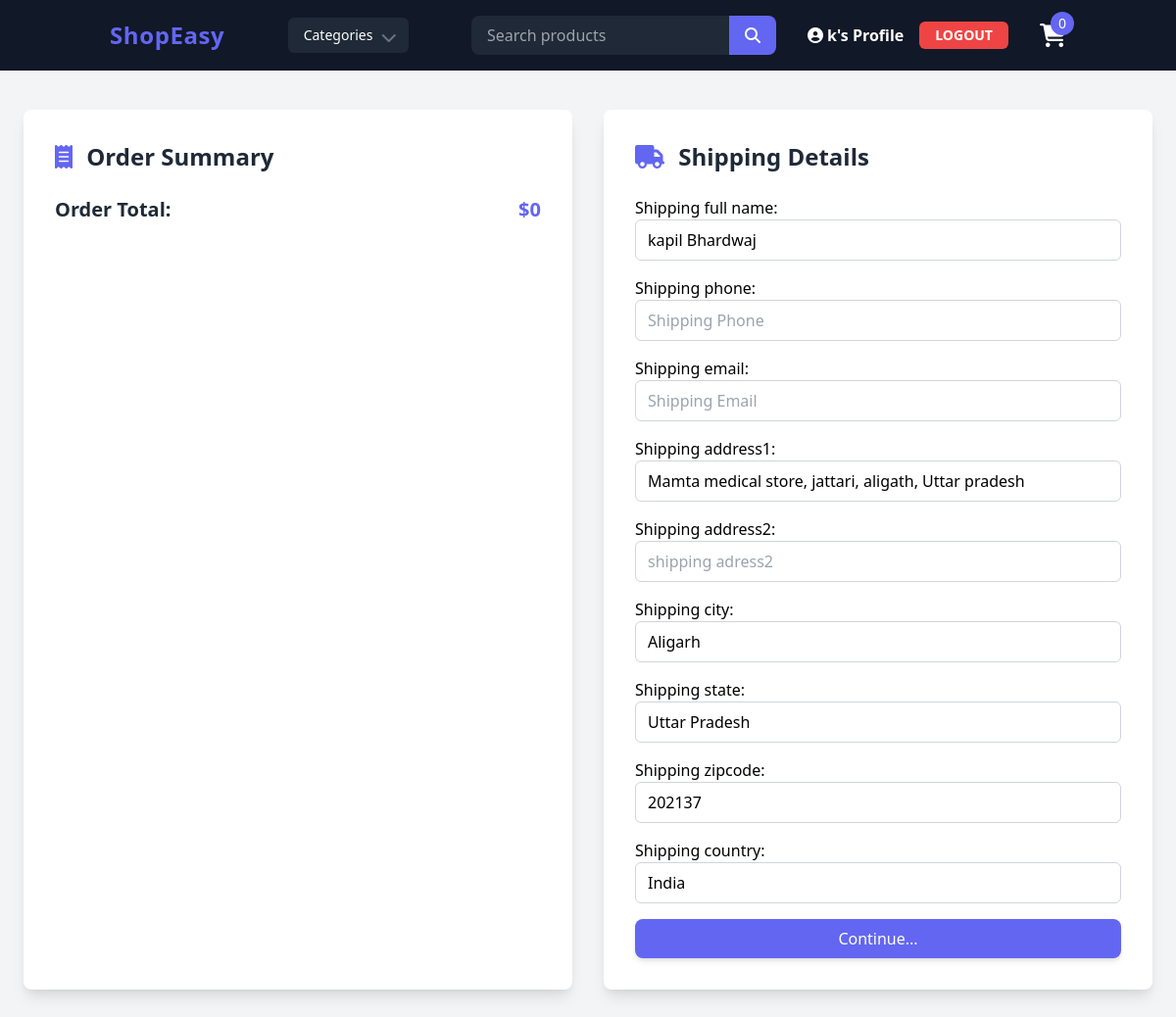
The page /payment/place_order/ (signed in) on the database its author committed.
### payment/models.py (models this page shows)
class ShippingAddress(models.Model):
    user=models.ForeignKey(User,on_delete=models.CASCADE,null=True,blank=True)
    shipping_full_name=models.CharField(max_length=50)
    shipping_phone=models.CharField(max_length=20,null=True,blank=True)
    shipping_email=models.EmailField(max_length=50,null=True,blank=True)
    shipping_address1=models.CharField(max_length=100)
    shipping_address2=models.CharField(max_length=100,null=True,blank=True)
    shipping_city=models.CharField(max_length=20)
    shipping_state=models.CharField(max_length=20,null=True,blank=True)
    shipping_zipcode=models.CharField(max_length=20)
    shipping_country=models.CharField(max_length=20,null=True,blank=True)

### payment/views.py (the view)
# urls.py: path('place_order/', views.place_order, name="place_order"),
def place_order(request):
  cart=Cart(request)
  products=cart.get_prods()
  carty=cart.get_qty()
  total=cart.cart_total()
  if request.user.is_authenticated:
    shipping_info=ShippingAddress.objects.get(user=request.user.id)
    shipping_form=ShippingAddressForm(request.POST or None, instance=shipping_info)
    return render(request,"order.html",{"products":products,"carty":carty,"total":total,"shipping_form":shipping_form})
  else:
    shipping_form=ShippingAddressForm(request.POST or None)
    return render(request,"order.html",{"products":products,"carty":carty,"total":total,"shipping_form":shipping_form})

### cart/cart.py (called while the page is built)
   def __len__(self):
       return len(self.cart)

   def get_prods(self):
       product_ids=self.cart.keys()
       products=Product.objects.filter(id__in=product_ids)
       return products

   def get_qty(self):
       return self.cart

   def cart_total(self):
       total=0
       for key,value in self.cart.items():
           product=Product.objects.get(id=key)
           if product.on_sale:
               total+=(product.sale_price*value)
           else:
               total+=(product.price*value)
       return total

### cart/context_processor.py (called while the page is built)
def cart(request):
    return {"cart": Cart(request)}

### payment/templates/order.html (shortened to what this page needs)
{% extends 'Base.html' %}
{% block  content %}
<div class="min-h-screen flex items-center justify-center bg-gray-100 py-10">
    <div class="grid grid-cols-1 md:grid-cols-2 gap-8 w-full max-w-6xl">
      <div class="bg-white shadow-lg rounded-lg p-8">
        <h2 class="text-2xl font-bold text-gray-800 mb-6">
          <i class="fas fa-receipt text-indigo-500 mr-2"></i> Order Summary
        </h2>
        <div class="flex justify-between items-center mt-6">
          <h3 class="text-xl font-bold text-gray-800">Order Total:</h3>
          <p class="text-xl font-bold text-indigo-500">${{ total }}</p>
        </div>
      </div>
      <div class="bg-white shadow-lg rounded-lg p-8">
        <h2 class="text-2xl font-bold text-gray-800 mb-6">
          <i class="fas fa-truck text-indigo-500 mr-2"></i> Shipping Details
        </h2>
        <form action="{%url 'billing_order'%}"  method="POST" class="space-y-4" >
          {{ shipping_form.as_p }}
          <button
            type="submit"
            class="w-full bg-indigo-500 text-white py-2 rounded-lg shadow-md hover:bg-indigo-600 focus:outline-none focus:ring-4 focus:ring-indigo-300 transition-transform duration-200 transform hover:scale-105"
          >
           Continue...
          </button>
        </form>
      </div>
    </div>
  </div>
{% endblock  %}

### store/templates/Base.html (shortened to what this page needs)
<!DOCTYPE html>
<html lang="en">
<head>
    <link href="https://cdn.jsdelivr.net/npm/tailwindcss@2.2.19/dist/tailwind.min.css" rel="stylesheet">
</head>
<body>
<div class="">
      {% include 'Navbar.html' %}
    {% block  content %}
    {% endblock  %}
</div>
</body>
</html>

### store/templates/Navbar.html (shortened to what this page needs)
<header class="bg-gray-900 text-white shadow-md">
  <div class="container mx-auto flex items-center justify-between py-4 px-6">
    <a href="{% url 'home' %}" hx-get="{% url 'home' %}" target="_self" hx-target="body" hx-swap="outerHTML"
      class="text-2xl font-extrabold tracking-wide text-indigo-500 hover:text-indigo-400 transition duration-200">
      ShopEasy
    </a>
    <div class="relative">
      <select id="category-select"
        class="block bg-gray-800 appearance-none text-white text-sm px-4 py-2 rounded-md focus:ring-2 focus:ring-indigo-400 transition">
        <option disabled selected>Categories </option>
      </select>
      <i class="fa fa-chevron-down absolute top-3 right-3 text-gray-500"></i>
    </div>
    <div class="flex items-center space-x-8">
      <div class="relative">
        <form action="{% url 'search_product' %}" method="POST" class="flex">
          <input placeholder="Search products" type="text" name="search"
            class="px-4 py-2 rounded-l-lg border-none bg-gray-800 text-white placeholder-gray-400 focus:ring-2 focus:ring-indigo-400 flex-1">
          <button type="submit"
            class="bg-indigo-500 px-4 rounded-r-lg text-white hover:bg-indigo-600 transition">
            <i class="fa fa-search"></i>
          </button>
        </form>
      </div>
      {% if user.is_authenticated %}
      <div class="flex items-center space-x-4">
        <a href="{% url 'update_user' %}"
              class="text-white font-semibold hover:text-indigo-400 transition">
              <i class="fa fa-user-circle" aria-hidden="true"></i>
              {{ user.first_name }}'s Profile
            </a>
        <form method="post" action="{% url 'logout' %}">
          <button
            class="bg-red-500 px-4 py-1 rounded-md text-sm font-semibold text-white hover:bg-red-600 transition">
            LOGOUT
          </button>
        </form>
      </div>
      {% endif %}
      <div class="relative">
        <a href="{% url 'cart_summary' %}"
          class="text-2xl text-white hover:text-indigo-400 transition">
          <i class="fa fa-shopping-cart"></i>
        </a>
        <span id="cart-qty"
          class="absolute -top-2 -right-2 bg-indigo-500 text-white text-sm rounded-full w-6 h-6 flex items-center justify-center">
          {{ cart | length }}
        </span>
      </div>
    </div>
  </div>
</header>

### rows shown on the page
ShippingAddress: shipping_full_name "kapil Bhardwaj", shipping_address1 "Mamta medical store, jattari, aligath, Uttar pradesh", shipping_city "Aligarh", shipping_state "Uttar Pradesh", shipping_zipcode "202137", shipping_country "India"

### other values the page prints
{{ user.first_name }} "k"
{{ cart | length }} "0"
{{ total }} "0"
